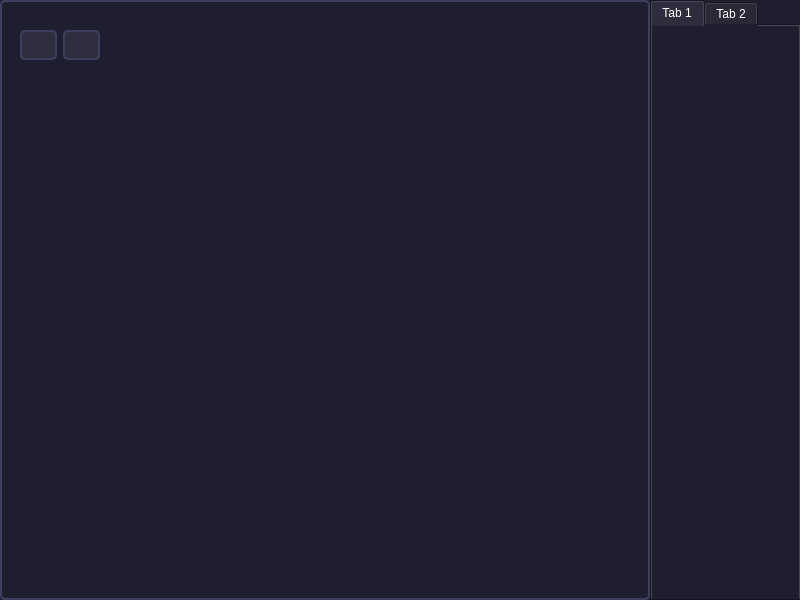
<?xml version="1.0" encoding="UTF-8"?>
<ui version="4.0">
 <class>MainWindow</class>
 <widget class="QMainWindow" name="MainWindow">
  <property name="geometry">
   <rect>
    <x>0</x>
    <y>0</y>
    <width>800</width>
    <height>600</height>
   </rect>
  </property>
  <property name="contextMenuPolicy">
   <enum>Qt::NoContextMenu</enum>
  </property>
  <property name="windowTitle">
   <string>MarkUp</string>
  </property>
  <property name="windowIcon">
   <iconset resource="../img/img.qrc">
    <normaloff>:/new/prefix1/logoMarkUp.png</normaloff>:/new/prefix1/logoMarkUp.png</iconset>
  </property>
  <property name="toolTipDuration">
   <number>1</number>
  </property>
  <property name="statusTip">
   <string/>
  </property>
  <property name="styleSheet">
   <string notr="true">background-color: #1e1e2e; /* Тёмно-синий фон */
color: #ffffff; /* Белый цвет текста */
selection-background-color: #ff9800;</string>
  </property>
  <widget class="QWidget" name="centralwidget">
   <widget class="QGraphicsView" name="workArea">
    <property name="enabled">
     <bool>true</bool>
    </property>
    <property name="geometry">
     <rect>
      <x>0</x>
      <y>0</y>
      <width>650</width>
      <height>600</height>
     </rect>
    </property>
    <property name="minimumSize">
     <size>
      <width>650</width>
      <height>600</height>
     </size>
    </property>
    <property name="maximumSize">
     <size>
      <width>10000</width>
      <height>1000000</height>
     </size>
    </property>
    <property name="autoFillBackground">
     <bool>false</bool>
    </property>
    <property name="styleSheet">
     <string notr="true">/* QGraphicsView */
QGraphicsView {
    background-color: #1e1e2e; /* Тёмно-синий фон */
    border: 2px solid #3e3e5e; /* Тёмная граница */
    border-radius: 5px;
}

/* Полосы прокрутки в QGraphicsView */
QGraphicsView QScrollBar:vertical {
    background: #2e2e3e;
    width: 15px;
    margin: 0px;
}

QGraphicsView QScrollBar::handle:vertical {
    background: #555555;
    min-height: 20px;
    border-radius: 7px;
}

QGraphicsView QScrollBar::add-line:vertical,
QGraphicsView QScrollBar::sub-line:vertical {
    background: #2e2e3e;
    height: 0px;
}

QGraphicsView QScrollBar::add-page:vertical,
QGraphicsView QScrollBar::sub-page:vertical {
    background: none;
}

QGraphicsView QScrollBar:horizontal {
    background: #2e2e3e;
    height: 15px;
    margin: 0px;
}

QGraphicsView QScrollBar::handle:horizontal {
    background: #555555;
    min-width: 20px;
    border-radius: 7px;
}

QGraphicsView QScrollBar::add-line:horizontal,
QGraphicsView QScrollBar::sub-line:horizontal {
    background: #2e2e3e;
    width: 0px;
}

QGraphicsView QScrollBar::add-page:horizontal,
QGraphicsView QScrollBar::sub-page:horizontal {
    background: none;
}

/* Элементы внутри QGraphicsView */
QGraphicsView QWidget {
    background-color: #2e2e3e;
    border: none;
    color: #ffffff;
}

/* Элементы при наведении и взаимодействии */
QGraphicsView QWidget:hover {
    border: 1px solid #ff9800; /* Оранжевая граница при наведении */
}

QGraphicsView QWidget:focus {
    border: 1px solid #ff9800; /* Оранжевая граница при фокусе */
}</string>
    </property>
    <property name="frameShape">
     <enum>QFrame::StyledPanel</enum>
    </property>
    <property name="verticalScrollBarPolicy">
     <enum>Qt::ScrollBarAlwaysOff</enum>
    </property>
    <property name="horizontalScrollBarPolicy">
     <enum>Qt::ScrollBarAlwaysOff</enum>
    </property>
    <property name="renderHints">
     <set>QPainter::Antialiasing|QPainter::TextAntialiasing</set>
    </property>
    <property name="dragMode">
     <enum>QGraphicsView::ScrollHandDrag</enum>
    </property>
    <property name="transformationAnchor">
     <enum>QGraphicsView::AnchorViewCenter</enum>
    </property>
    <property name="viewportUpdateMode">
     <enum>QGraphicsView::MinimalViewportUpdate</enum>
    </property>
   </widget>
   <widget class="QWidget" name="buttonsWidget" native="true">
    <property name="geometry">
     <rect>
      <x>20</x>
      <y>20</y>
      <width>80</width>
      <height>50</height>
     </rect>
    </property>
    <property name="minimumSize">
     <size>
      <width>60</width>
      <height>50</height>
     </size>
    </property>
    <property name="maximumSize">
     <size>
      <width>90</width>
      <height>50</height>
     </size>
    </property>
    <property name="styleSheet">
     <string notr="true">background: transparent;
</string>
    </property>
    <layout class="QGridLayout" name="gridLayout">
     <item row="0" column="1">
      <widget class="QPushButton" name="saveMarkButton">
       <property name="minimumSize">
        <size>
         <width>30</width>
         <height>30</height>
        </size>
       </property>
       <property name="toolTip">
        <string>Save(Ctrl + S)</string>
       </property>
       <property name="styleSheet">
        <string notr="true">QPushButton {
    background-color: #2e2e3e; /* Тёмно-синий цвет кнопки */
    border: 2px solid #3e3e5e; /* Более тёмная граница */
    border-radius: 5px;
    padding: 5px;
}

QPushButton:hover {
    border: 2px solid #ff9800; /* Оранжевая граница при наведении */
}

QPushButton:pressed {
    background-color: #ff9800; /* Оранжевый фон при нажатии */
    border: 2px solid #ff9800;
    color: #1e1e2e; /* Тёмный цвет текста при нажатии */
}

QPushButton:disabled {
    background-color: #3e3e5e;
    border: 2px solid #3e3e5e;
    color: #7e7e8e;
}</string>
       </property>
       <property name="text">
        <string/>
       </property>
       <property name="icon">
        <iconset theme="document-save">
         <normaloff>.</normaloff>.</iconset>
       </property>
       <property name="iconSize">
        <size>
         <width>20</width>
         <height>20</height>
        </size>
       </property>
      </widget>
     </item>
     <item row="0" column="0">
      <widget class="QPushButton" name="loadMarkButton">
       <property name="minimumSize">
        <size>
         <width>30</width>
         <height>30</height>
        </size>
       </property>
       <property name="toolTip">
        <string>Load(Ctrl + L)</string>
       </property>
       <property name="styleSheet">
        <string notr="true">QPushButton {
    background-color: #2e2e3e; /* Тёмно-синий цвет кнопки */
    border: 2px solid #3e3e5e; /* Более тёмная граница */
    border-radius: 5px;
    padding: 5px;
}

QPushButton:hover {
    border: 2px solid #ff9800; /* Оранжевая граница при наведении */
}

QPushButton:pressed {
    background-color: #ff9800; /* Оранжевый фон при нажатии */
    border: 2px solid #ff9800;
    color: #1e1e2e; /* Тёмный цвет текста при нажатии */
}

QPushButton:disabled {
    background-color: #3e3e5e;
    border: 2px solid #3e3e5e;
    color: #7e7e8e;
}</string>
       </property>
       <property name="text">
        <string/>
       </property>
       <property name="icon">
        <iconset theme="document-open">
         <normaloff>.</normaloff>.</iconset>
       </property>
       <property name="iconSize">
        <size>
         <width>20</width>
         <height>20</height>
        </size>
       </property>
      </widget>
     </item>
    </layout>
   </widget>
   <widget class="QLabel" name="image">
    <property name="geometry">
     <rect>
      <x>90</x>
      <y>380</y>
      <width>66</width>
      <height>18</height>
     </rect>
    </property>
    <property name="text">
     <string/>
    </property>
   </widget>
   <widget class="QTabWidget" name="tabWidget">
    <property name="geometry">
     <rect>
      <x>650</x>
      <y>0</y>
      <width>151</width>
      <height>601</height>
     </rect>
    </property>
    <property name="currentIndex">
     <number>0</number>
    </property>
    <widget class="QWidget" name="tab">
     <attribute name="title">
      <string>Tab 1</string>
     </attribute>
    </widget>
    <widget class="QWidget" name="tab_2">
     <attribute name="title">
      <string>Tab 2</string>
     </attribute>
    </widget>
   </widget>
  </widget>
  <action name="actionNew">
   <property name="text">
    <string>New</string>
   </property>
  </action>
  <action name="actionSave">
   <property name="text">
    <string>Save</string>
   </property>
  </action>
  <action name="actionOpen">
   <property name="text">
    <string>Open</string>
   </property>
  </action>
  <action name="actionExit">
   <property name="text">
    <string>Exit</string>
   </property>
  </action>
 </widget>
 <resources>
  <include location="../img/img.qrc"/>
 </resources>
 <connections/>
</ui>
